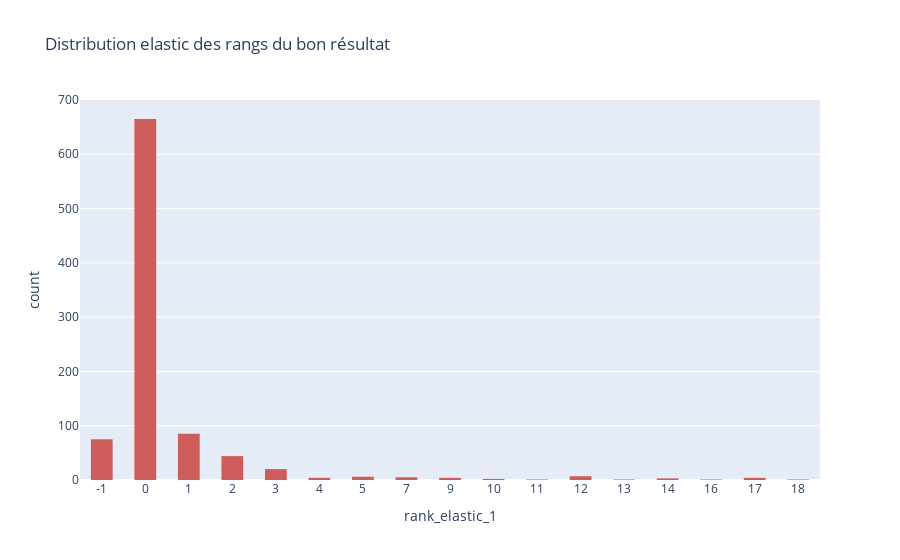

Notebook cell for this chart:
### Markdown cell above
## KPIs

### Code cell
fig = px.histogram(
    df_test.sort_values(by=["rank_elastic_1"]),
    x="rank_elastic_1",
    color_discrete_sequence=["indianred"],
    title="Distribution elastic des rangs du bon résultat",
)
fig.update_layout(bargap=0.5)
fig.update_xaxes(type="category")
fig.show()

### Figure 1 — Plotly figure (JSON) as saved in the notebook; plotly's stock layout.template omitted (floating-point values rounded to 4 significant figures; data arrays with more than 128 entries replaced by an {"elided": "..."} marker saying what was removed)
{"data": [{"alignmentgroup": "True", "bingroup": "x", "hovertemplate": "rank_elastic_1=%{x}<br>count=%{y}<extra></extra>", "legendgroup": "", "marker": {"color": "indianred", "pattern": {"shape": ""}}, "name": "", "offsetgroup": "", "orientation": "v", "showlegend": false, "type": "histogram", "x": {"elided": "928 int values"}, "xaxis": "x", "yaxis": "y"}], "layout": {"bargap": 0.5, "barmode": "relative", "legend": {"tracegroupgap": 0}, "title": {"text": "Distribution elastic des rangs du bon résultat"}, "xaxis": {"anchor": "y", "domain": [0, 1], "title": {"text": "rank_elastic_1"}, "type": "category"}, "yaxis": {"anchor": "x", "domain": [0, 1], "title": {"text": "count"}}}}
